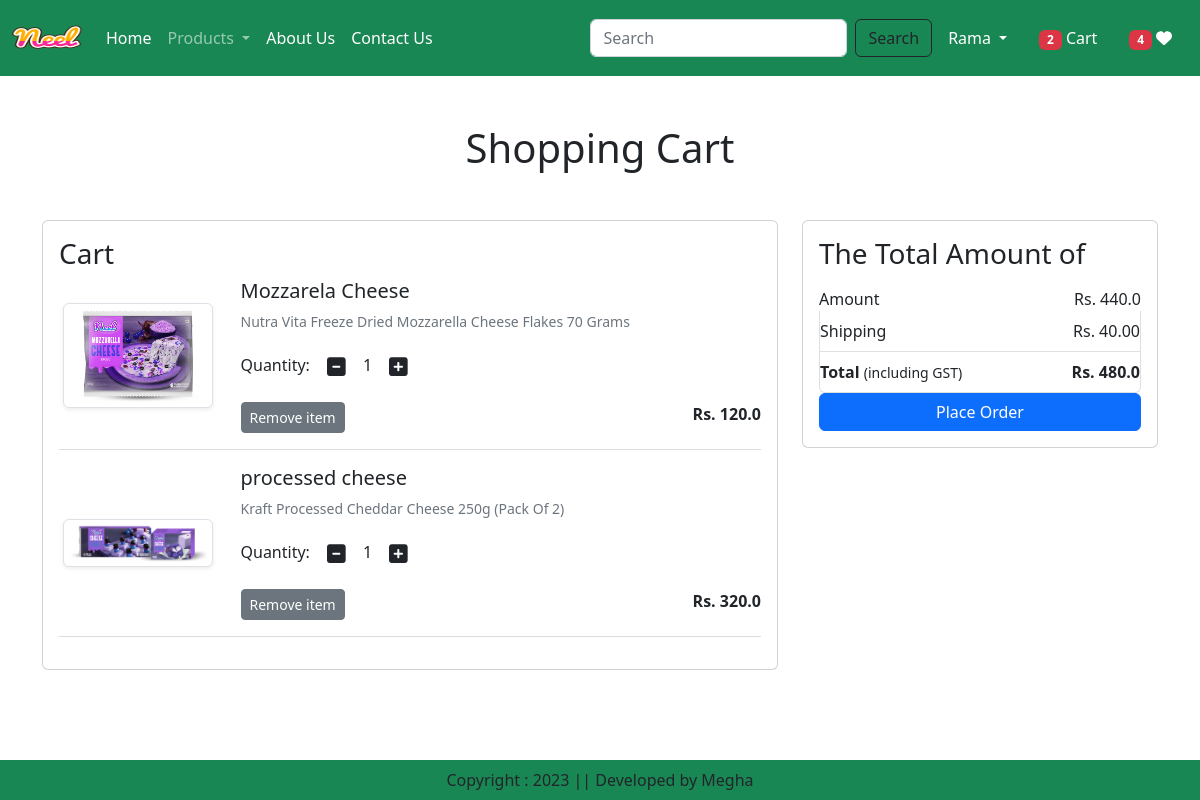
The app's page /cart/ (signed in) with its own data.
### app/models.py (models this page shows, shortened)
class Cart(models.Model):
    user = models.ForeignKey(User,on_delete=models.CASCADE)
    product = models.ForeignKey(Product,on_delete=models.CASCADE)
    quantity = models.PositiveIntegerField(default=1)

class Product(models.Model):
    title = models.CharField(max_length=100)
    selling_price = models.FloatField()
    discounted_price = models.FloatField()
    description = models.TextField()
    composition = models.TextField(default='')
    prodapp = models.TextField(default='')
    category = models.TextField(choices=CATEGORY_CHOICES, max_length=2)
    product_image = models.ImageField(upload_to='product')

### app/views.py (the view)
# urls.py: path('cart/',views.show_cart, name='showcart'),
@login_required
def show_cart(request):
    totalitem = 0
    wishitem = 0
    if request.user.is_authenticated:
        totalitem = len(Cart.objects.filter(user=request.user))
        wishitem = len(Wishlist.objects.filter(user=request.user))
    user = request.user
    cart = Cart.objects.filter(user=user)
    amount = 0
    for p in cart:
        value = p.quantity * p.product.discounted_price
        amount = amount+value
    totalamount = amount+40
    return render(request, 'app/addtocart.html',locals())

### app/templates/app/addtocart.html (shortened to what this page needs)
{% extends 'app/base.html' %}
{% load static %}
{% block main-content %}
<div class="container my-5">
  <div class="row">
    {% if cart %}
        <h1 class="text-center mb-5">Shopping Cart</h1>
        <div class="col-sm-8">
            <div class="card">
                <div class="card-body">
                    <h3>Cart</h3>
                    {% for item in cart %}
                    <div class="row">
                        <div class="col-sm-3 text-center align-self-center"><img src="{{item.product.product_image.url}}" alt="" class="img-fluid img-thumbnail shadow-sm" height="150" width="150"></div>
                        <div class="col-sm-9">
                            <div>
                                <h5>{{item.product.title}}</h5>
                                <p class="mb-2 text-muted small">{{item.product.description}}</p>
                                <div class="my-3">
                                    <label for="quantity">Quantity:</label>
                                    <a class="minus-cart btn" pid={{item.product.id}}><i class="fas fa-minus-square fa-lg"></i></a>
                                    <span id="quantity">{{item.quantity}}</span>
                                    <a class="plus-cart btn" pid={{item.product.id}}><i class="fas fa-plus-square fa-lg"></i></a>
                                </div>
                                <div class="d-flex justify-content-between">
                                    <a href="#" class="remove-cart btn btn-sm btn-secondary mr-3" pid={{item.product.id}}>Remove item</a>
                                    <p class="mb-0"><span><strong>Rs. {{item.product.discounted_price}}</strong></span></p>
                                </div>
                            </div>
                        </div>
                    </div>
                    <hr class="text-muted">
                    {% endfor %}
                </div>
            </div>
        </div>
        <div class="col-sm-4">
            <div class="card">
                <div class="card-body">
                    <h3>The Total Amount of</h3>
                    <ul class="list-group">
                        <li class="list-group-item d-flex justify-content-between align-items-center border-0 px-0 pb-0">Amount <span id="amount">Rs. {{amount}}</span></li>
                        <li class="list-group-item d-flex justify-content-between align-items-center px-0">Shipping <span>Rs. 40.00</span></li>
                        <li class="list-group-item d-flex justify-content-between align-items-center px-0">
                            <div>
                                <strong>Total</strong> <small>(including GST)</small>
                            </div>
                            <span id="totalamount"><strong>Rs. {{totalamount}}</strong></span>
                        </li>
                    </ul>
                    <div class="d-grid"><a href="{% url 'checkout' %}" class="btn btn-primary">Place Order</a></div>
                </div>
            </div>
        </div>
    {% else %}
        <h1 class="text-center mb-5">Cart is Empty</h1>
    {% endif %}
  </div>
</div>
{% endblock main-content %}

### app/templates/app/base.html (shortened to what this page needs)
<!DOCTYPE html>
{% load static %}
<html lang="en">
<head>
    <link href="https://cdn.jsdelivr.net/npm/bootstrap@5.2.3/dist/css/bootstrap.min.css" rel="stylesheet">
    <link rel="stylesheet" href="{% static 'app/css/owl.carousel.min.css' %}">
    <link rel="stylesheet" href="{% static 'app/css/all.min.css' %}">
    <link rel="stylesheet" href="{% static 'app/css/mystyle.css' %}">
</head>
<body>
    <nav class="navbar navbar-expand-lg navbar-dark bg-success ">
        <div class="container-fluid">
          <a class="navbar-brand" href="#">
            <img src="{% static 'app/images/neel.png' %}" alt="" height="50" width="70" />
          </a>
          <div class="collapse navbar-collapse" id="navbarSupportedContent">
            <ul class="navbar-nav me-auto mb-2 mb-lg-0">
              {% if request.user.is_authenticated %}
              <li class="nav-item">
                <a class="nav-link active" aria-current="page" href="/">Home</a>
              </li>
              <li class="nav-item dropdown">
                <a class="nav-link dropdown-toggle" href="#" id="navbarDropdown" role="button" data-bs-toggle="dropdown" aria-expanded="false">
                  Products
                </a>
              </li>
              <li class="nav-item">
                <a class="nav-link text-white" href="{% url 'about' %}">About Us</a>
              </li>
              <li class="nav-item">
                <a class="nav-link text-white" href="{% url 'contact' %}">Contact Us</a>
              </li>
            </ul>
            <form class="d-flex" action="/search">
              <input class="form-control me-2" type="search" placeholder="Search" aria-label="Search" name="search"/>
              <button class="btn btn-outline-dark" type="submit">Search</button>
            </form>
          </div>
          <ul class="navbar-nav me-auto mb-2 mb-lg-0">
            <li class="nav-item dropdown mx-2">
                <a class="nav-link dropdown-toggle text-white" href="#" id="profileDropdown" role="button" data-bs-toggle="dropdown" aria-expanded="false">
                  {{request.user}}
                </a>
              </li>
              <li class="nav-item mx-2">
                <a href="{% url 'showcart' %}" class="nav-link text-white">
                  <span class="badge bg-danger">{% if totalitem > 0 %}{{totalitem}}{% endif %}</span> Cart</a>
              </li>
              <li class="nav-item mx-2">
                <a href="{% url "showwishlist" %}" class="nav-link text-white"><span class="badge bg-danger">{% if wishitem > 0 %}{{wishitem}}{% endif %}</span>  <i class="fa fa-heart"> </i> </a>
              </li>
              {% endif %}
          </ul>
        </div>
      </nav>
      {% block main-content %}{% endblock main-content %}
      <footer class="container-fluid bg-success text-center p-2 mt-5 fixed-bottom">
        Copyright : 2023 || Developed by Megha
      </footer>
</body>
</html>

### records on screen
Cart: product.product_image (picture), product "Mozzarela Cheese", product.description "Nutra Vita Freeze Dried Mozzarella Cheese Flakes 70 Grams", quantity "1", product.discounted_price "120.0"
Cart: product.product_image (picture), product "processed cheese", product.description "Kraft Processed Cheddar Cheese 250g (Pack Of 2)", quantity "1", product.discounted_price "320.0"

### other values on screen
{{ request.user }} "Rama"
{{ totalitem }} "2"
{{ wishitem }} "4"
{{ amount }} "440.0"
{{ totalamount }} "480.0"
